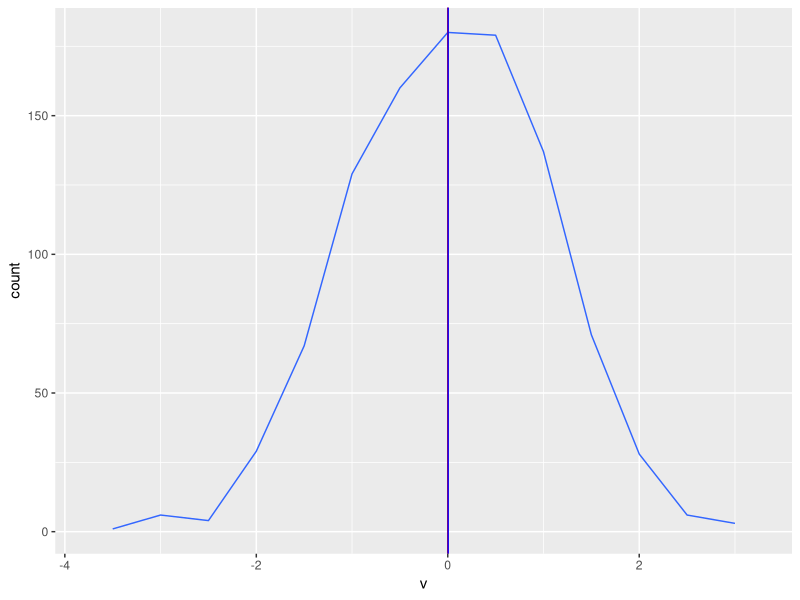

Write the R code that produced this figure.
library(ggplot2)
r <- rnorm(1000)
d <- data.frame(v=r)
g <- ggplot(data=d, aes(x=v))
g <- g + geom_contour(stat="bin", binwidth=0.5)
g <- g + geom_vline(xintercept=0, colour="red")
g <- g + geom_vline(xintercept=mean(r), colour="blue")
print(g)